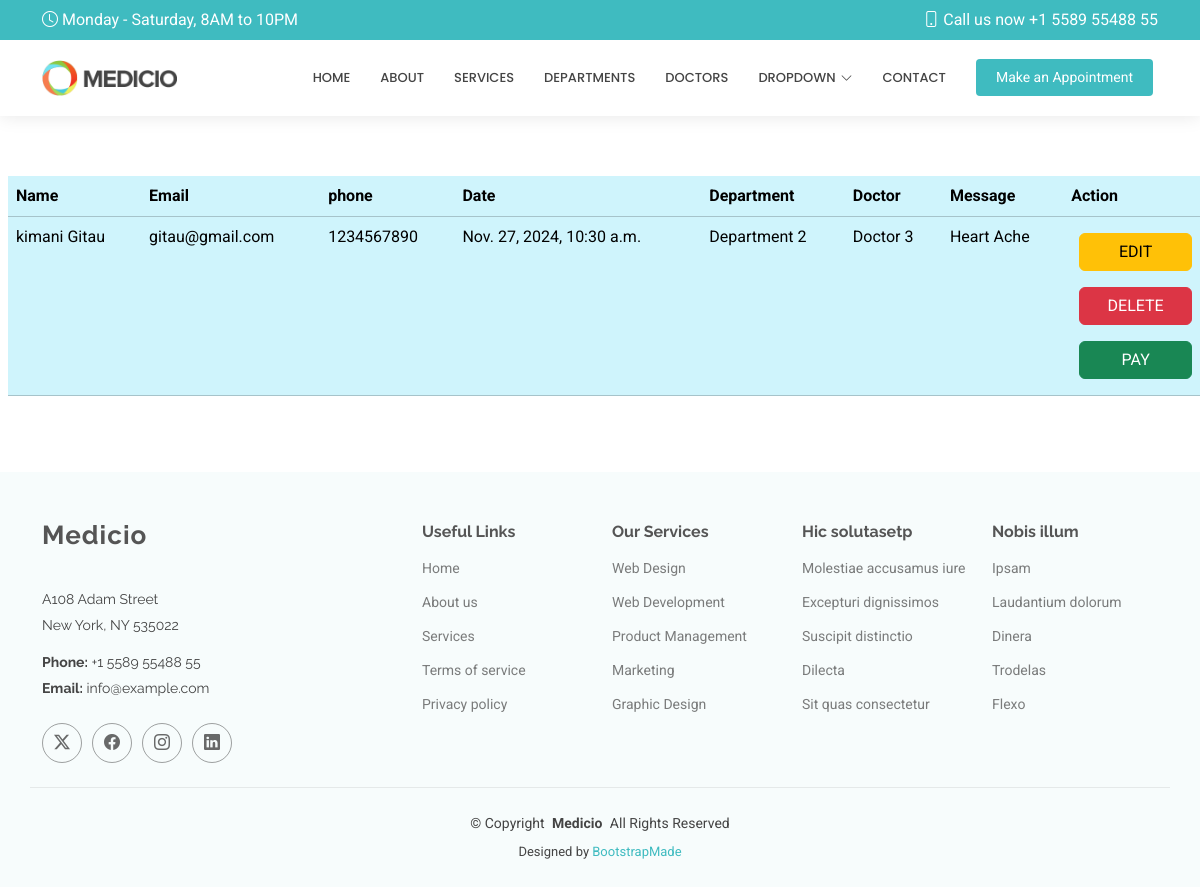
Before: /show/ with the older database file.
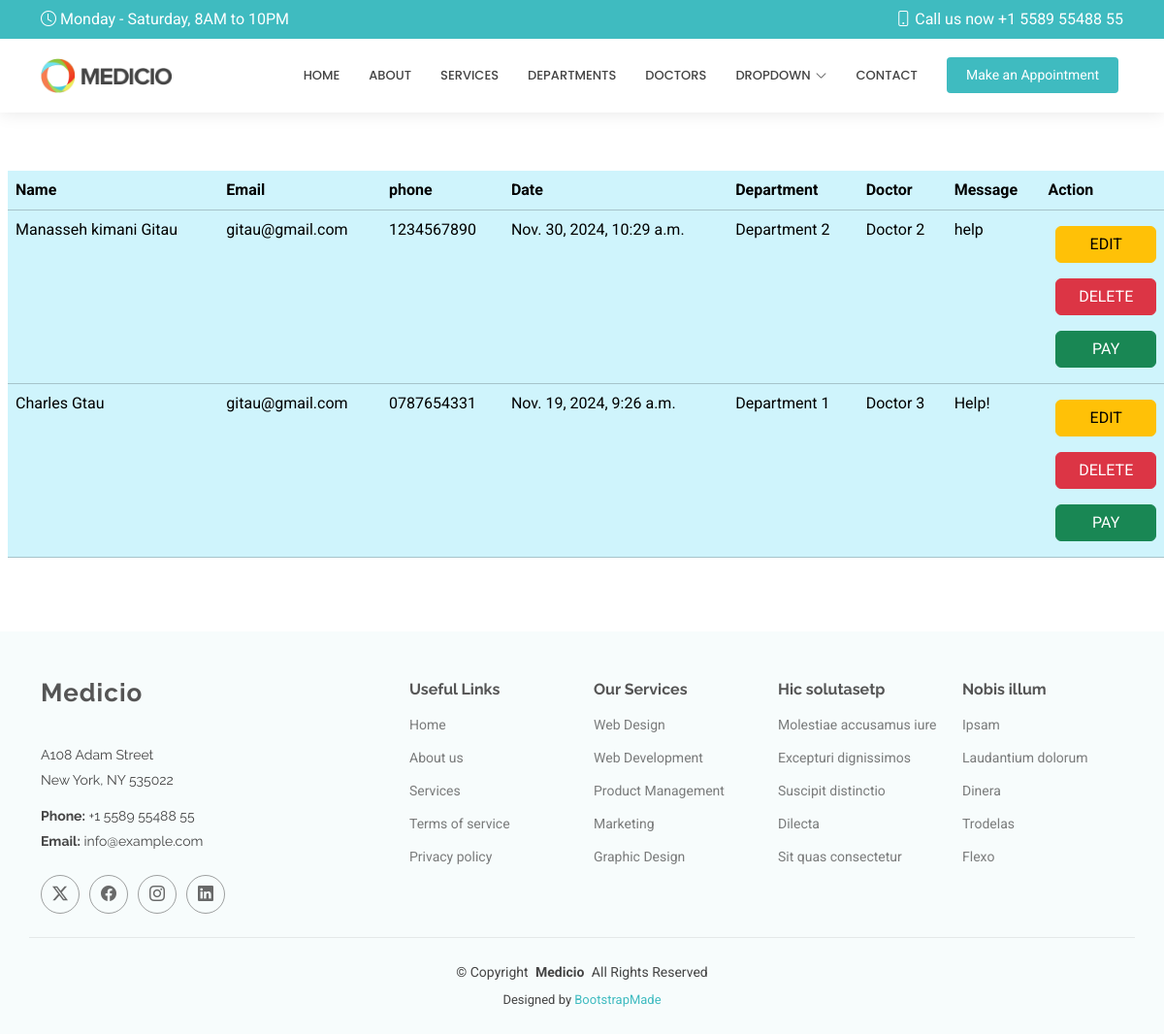
After: the same page with the newer database file.
### myApp/models.py (models this page shows, shortened)
class Appointment(models.Model):
    name = models.CharField(max_length=200)
    email = models.EmailField()
    phone = models.CharField(max_length=20)
    date = models.DateTimeField()
    department = models.CharField(max_length=200)
    doctor = models.CharField(max_length=200)
    message = models.TextField()

### myApp/views.py (the view)
# urls.py: path('show/', views.show, name='show'),
def show(request):
    allappointments = Appointment.objects.all()
    return render(request, 'show.html', {'appointment': allappointments})

### templates/show.html
{% extends 'starter-page.html' %}
{% load static %}
{% block body %}
	<table class="table mx-2 table-info container-fluid p-2">
    <tr class="px-2">
        <th>Name</th>
        <th>Email</th>
        <th>phone</th>
        <th>Date</th>
        <th>Department</th>
        <th>Doctor</th>
        <th>Message</th>
        <th>Action</th>
    </tr>
    {% for x in appointment %}
        <tr class="px-2">
            <td>{{ x.name }}</td>
            <td>{{ x.email }}</td>
            <td>{{ x.phone }}</td>
            <td>{{ x.date }}</td>
            <td>{{ x.department }}</td>
            <td>{{ x.doctor }}</td>
            <td>{{ x.message }}</td>
            <td class="d-flex flex-sm-column">
                <a href="/edit/{{ x.id }}" class="btn btn-warning mx-2 my-2">EDIT</a>
                <a href="/delete/{{ x.id }}" class="btn btn-danger mx-2 my-2">DELETE</a>
                <a href="" class="btn btn-success mx-2 my-2">PAY</a>
            </td>
        </tr>
    {% endfor %}
    </table>
{% endblock %}

Changed rows visible on the page:
changed Appointment "Department 2": name "kimani Gitau" → "Manasseh kimani Gitau"; date "Nov. 27, 2024, 10:30 a.m." → "Nov. 30, 2024, 10:29 a.m."; doctor "Doctor 3" → "Doctor 2"; message "Heart Ache" → "help"
added Appointment: name "Charles Gtau", email "gitau@gmail.com", phone "0787654331", date "Nov. 19, 2024, 9:26 a.m.", department "Department 1", doctor "Doctor 3", message "Help!"
